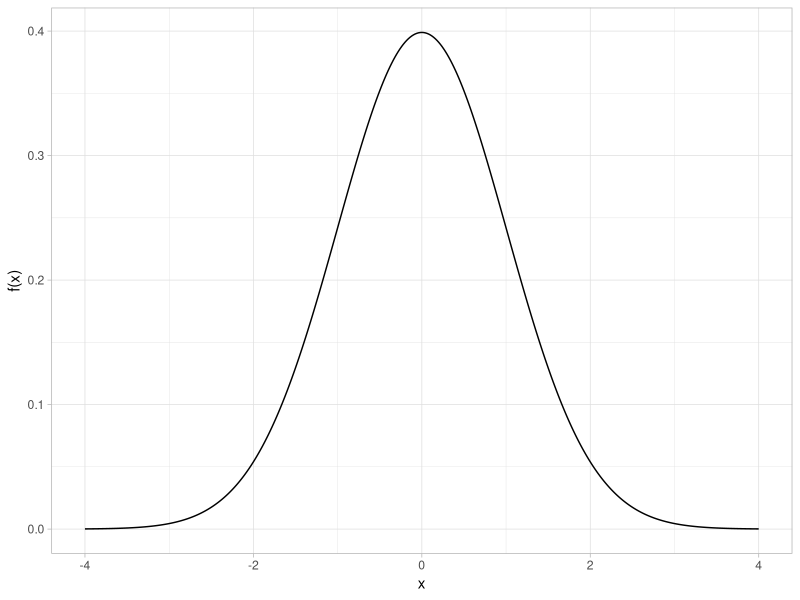
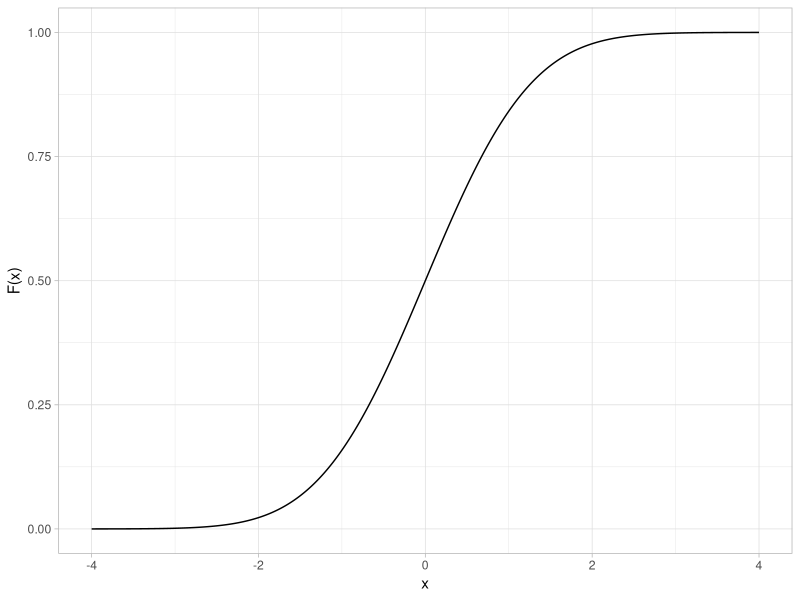
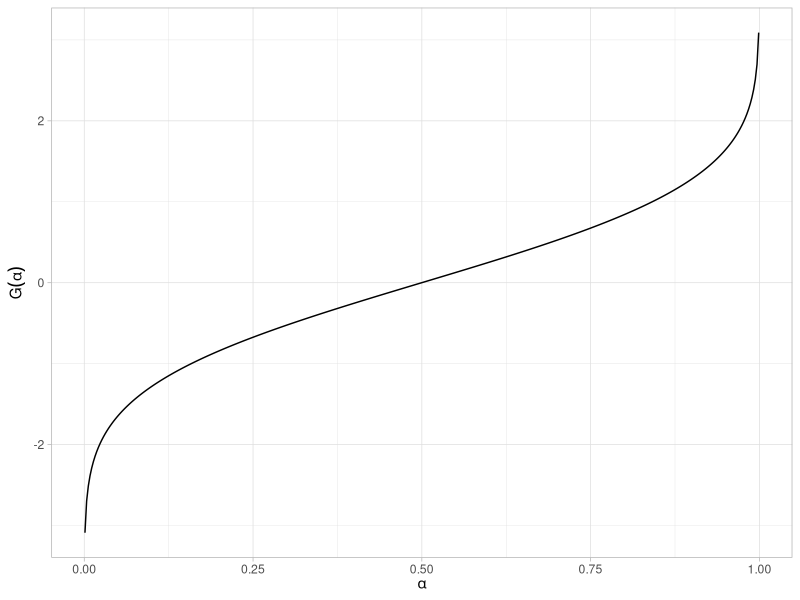
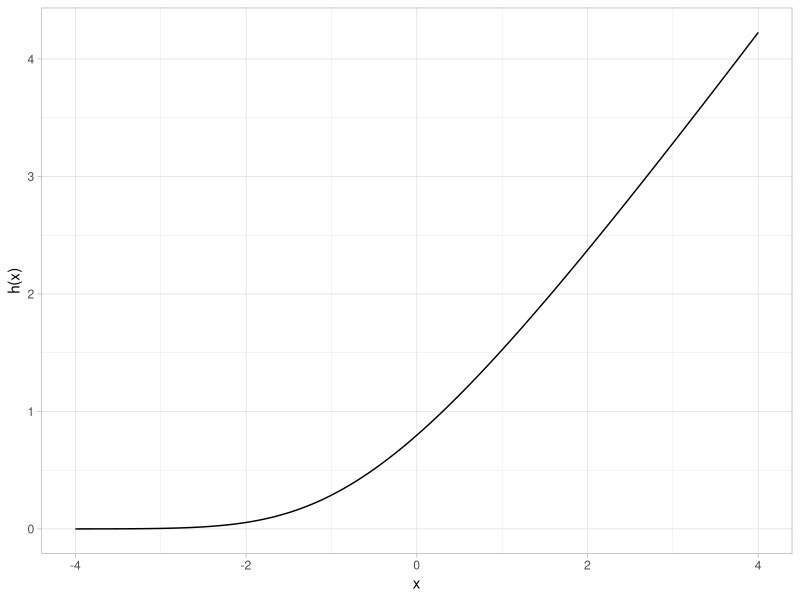
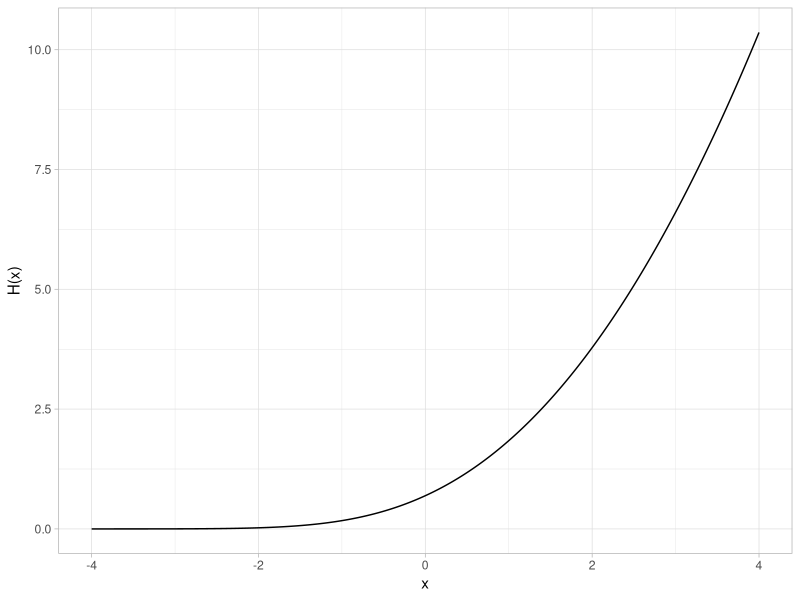
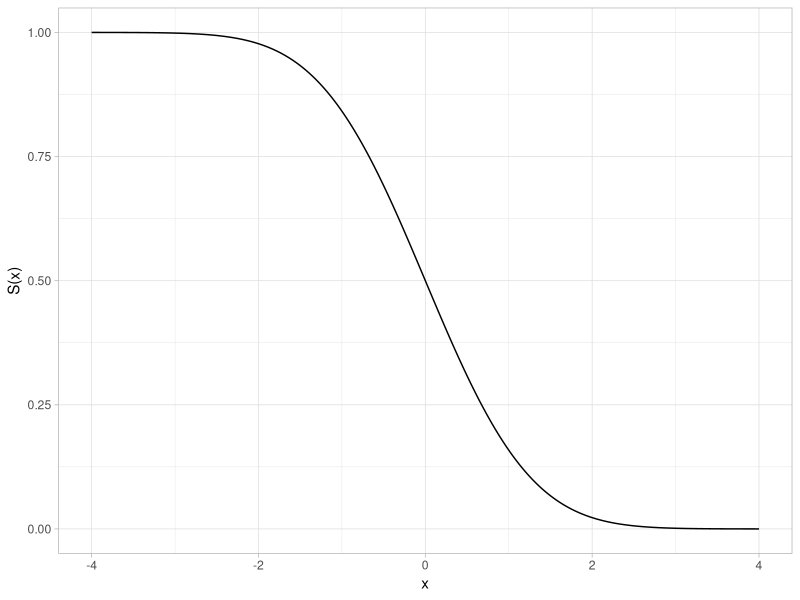
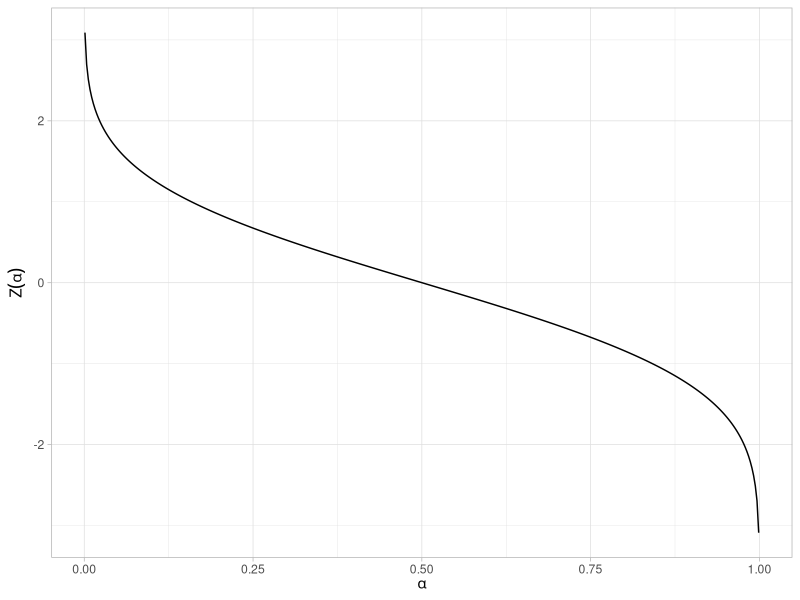

The R source for these figures, in order:
## ---- chunk 1
#| code-fold: true
#| label: setup-related-distributions
#| message: false
library(tidyverse)
## ---- chunk 2
#| code-fold: true
#| label: fig-normal-pdf
#| fig-cap: "Normal probability density function"
tibble(x = seq(-4, 4, length.out = 401)) |>
  mutate(y = dnorm(x)) |>
  ggplot(aes(x, y)) +
  geom_line() +
  labs(x = "x", y = "f(x)") +
  theme_light()
## ---- chunk 3
#| code-fold: true
#| label: fig-normal-cdf
#| fig-cap: "Normal cumulative distribution function"
tibble(x = seq(-4, 4, length.out = 401)) |>
  mutate(y = pnorm(x)) |>
  ggplot(aes(x, y)) +
  geom_line() +
  labs(x = "x", y = "F(x)") +
  theme_light()
## ---- chunk 4
#| code-fold: true
#| label: fig-normal-ppf
#| fig-cap: "Normal percent point function"
tibble(p = seq(0.001, 0.999, length.out = 401)) |>
  mutate(x = qnorm(p)) |>
  ggplot(aes(p, x)) +
  geom_line() +
  labs(x = expression(alpha), y = expression(G(alpha))) +
  theme_light()
## ---- chunk 5
#| code-fold: true
#| label: fig-normal-hazard
#| fig-cap: "Normal hazard function"
tibble(x = seq(-4, 4, length.out = 401)) |>
  mutate(y = dnorm(x) / (1 - pnorm(x))) |>
  ggplot(aes(x, y)) +
  geom_line() +
  labs(x = "x", y = "h(x)") +
  theme_light()
## ---- chunk 6
#| code-fold: true
#| label: fig-normal-cumulative-hazard
#| fig-cap: "Normal cumulative hazard function"
tibble(x = seq(-4, 4, length.out = 401)) |>
  mutate(y = -log(1 - pnorm(x))) |>
  ggplot(aes(x, y)) +
  geom_line() +
  labs(x = "x", y = "H(x)") +
  theme_light()
## ---- chunk 7
#| code-fold: true
#| label: fig-normal-survival
#| fig-cap: "Normal survival function"
tibble(x = seq(-4, 4, length.out = 401)) |>
  mutate(y = 1 - pnorm(x)) |>
  ggplot(aes(x, y)) +
  geom_line() +
  labs(x = "x", y = "S(x)") +
  theme_light()
## ---- chunk 8
#| code-fold: true
#| label: fig-normal-inverse-survival
#| fig-cap: "Normal inverse survival function"
tibble(p = seq(0.001, 0.999, length.out = 401)) |>
  mutate(z = qnorm(1 - p)) |>
  ggplot(aes(p, z)) +
  geom_line() +
  labs(x = expression(alpha), y = expression(Z(alpha))) +
  theme_light()
